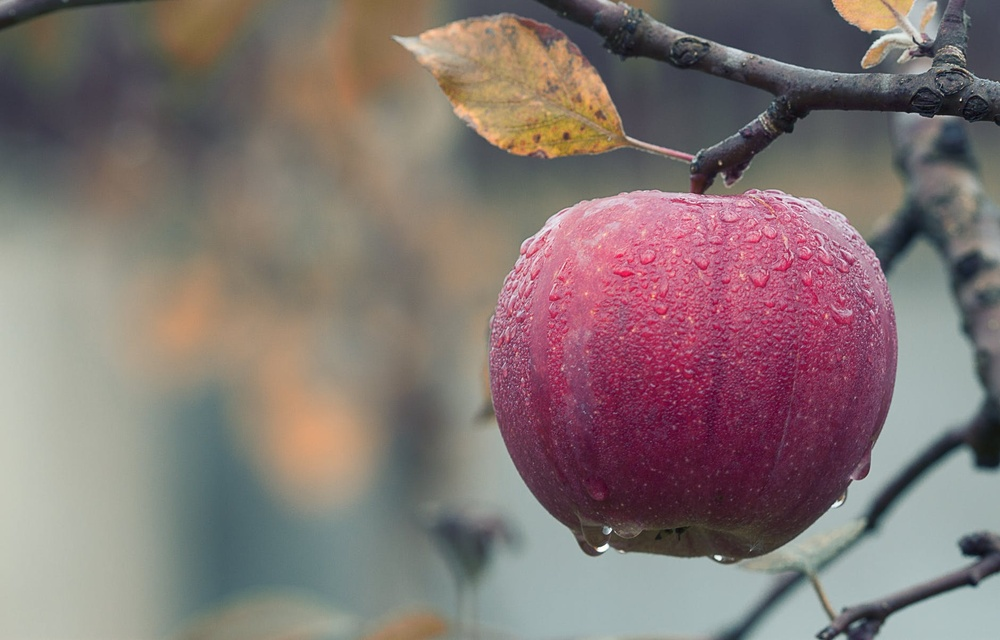
#> input picture apple.jpeg, 1000 x 640 px, shrunk from 1880 x 1204 before the run
$ python exp6.py
#> lines starting #> are read from the running program, lines starting #| are printed output that depends on the picture
import cv2
import numpy as np
import matplotlib.pyplot as plt

def plot_histogram(image_path):
    # Read the image in grayscale
#> called with image_path = 'apple.jpeg'
    image = cv2.imread(image_path, cv2.IMREAD_GRAYSCALE)
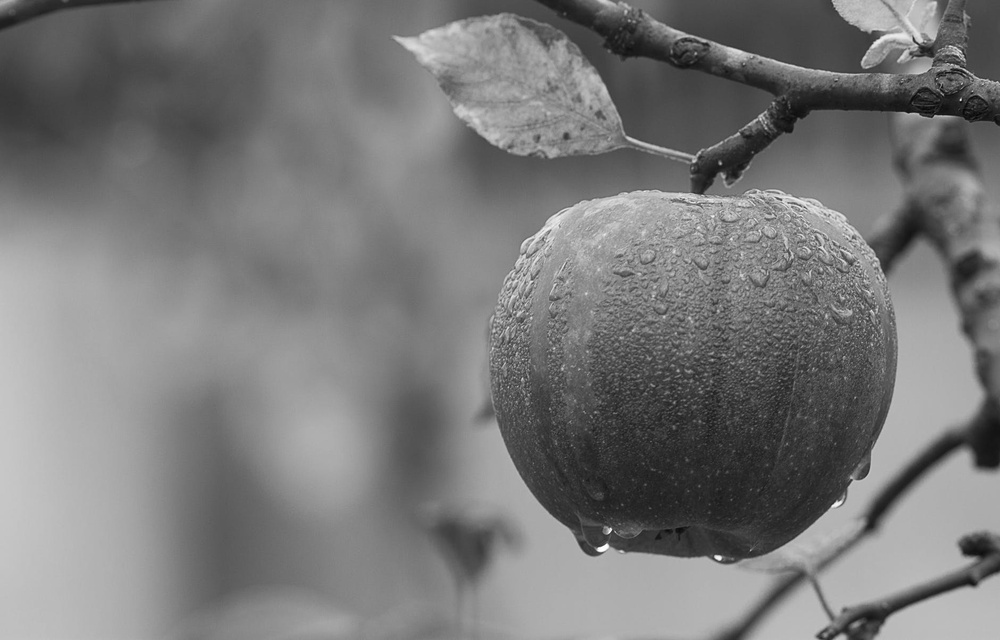
#> image: shape (640, 1000); min 3, max 255, mean 121.2

    if image is None:
        print(f"Failed to read the image from {image_path}")
        return

    # Calculate the histogram
    hist, bins = np.histogram(image.flatten(), 256, [0, 256])
#> hist = 256 values, max 7646 at index 174, min 0 at index 0, mean 2500; bins = 257 values from 0 to 256

    # Plot the histogram
    plt.figure()
    plt.title("Histogram of Grayscale Image")
    plt.xlabel("Pixel Value")
    plt.ylabel("Frequency")
    plt.plot(hist)
    plt.xlim([0, 256])
    plt.show()
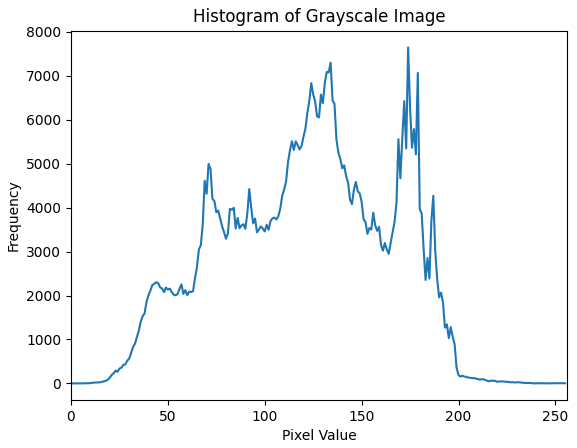
#> figure drawn by matplotlib, 1 panel; curve peaks at x = 174, y = 7646

# Example usage
input_image_path = 'apple.jpeg'
plot_histogram(input_image_path)

$ run again, with forest.png saved as apple.jpeg
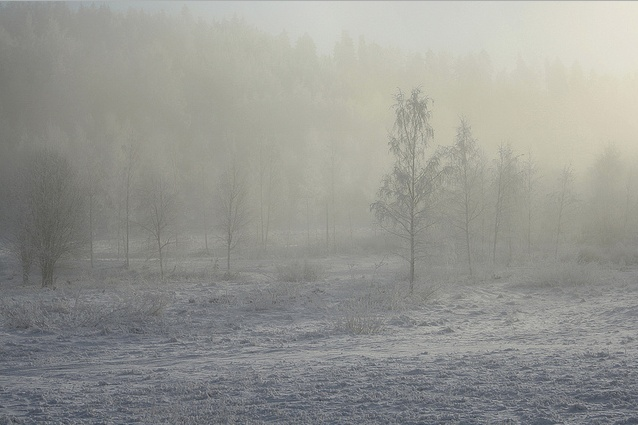
#> input picture forest.png, 638 x 425 px
#> hist = 256 values, max 4040 at index 141, min 0 at index 0, mean 1059.2; bins = 257 values from 0 to 256
#> in plot_histogram, `plt.show()`:
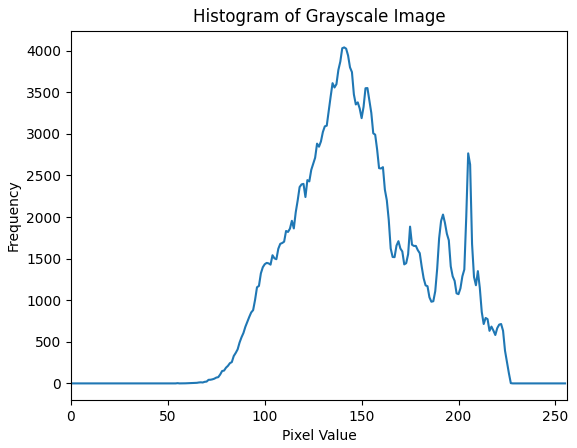
#> figure drawn by matplotlib, 1 panel; curve peaks at x = 141, y = 4040
